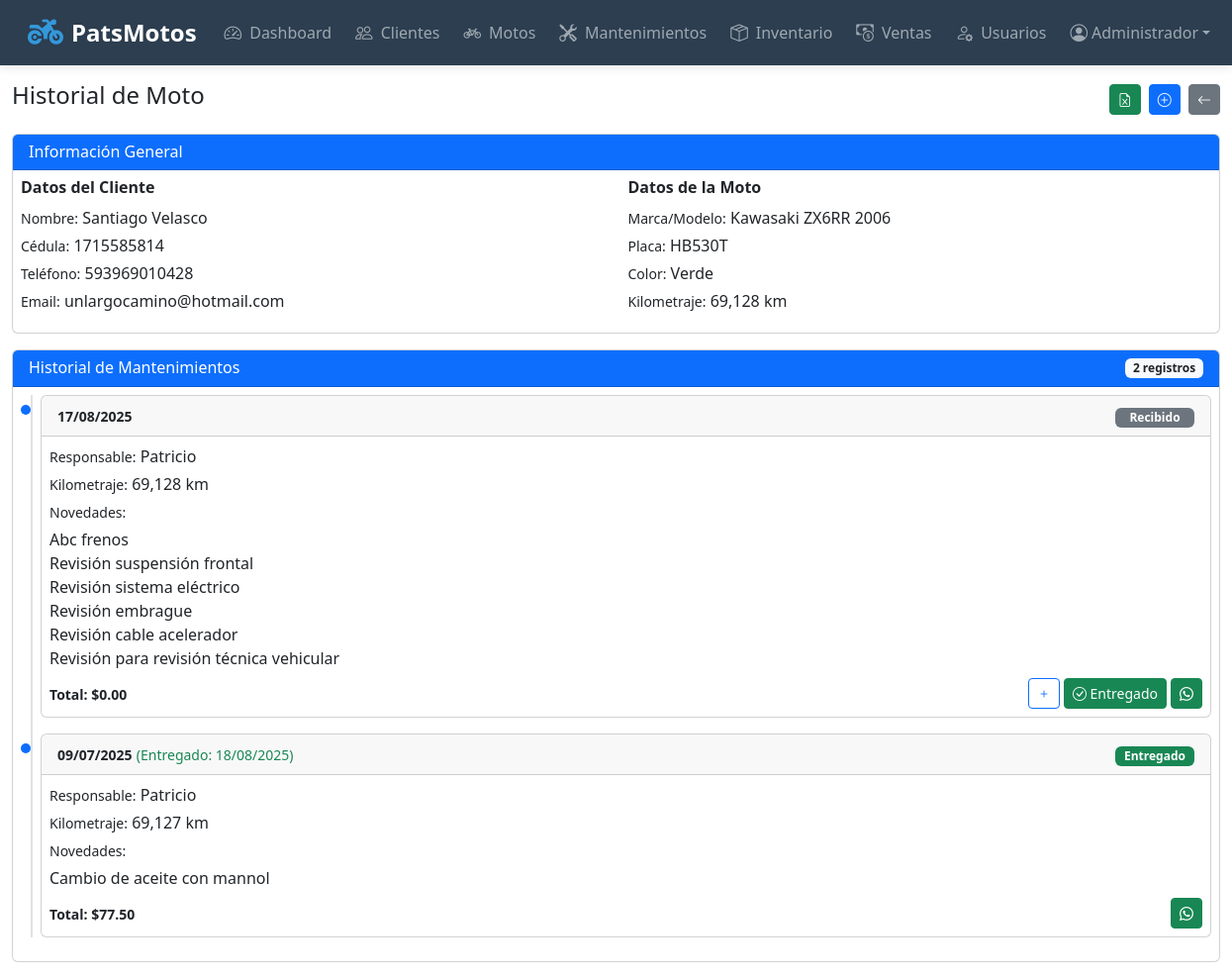
Page /historial_moto.php?id=47 (signed in) on the committed database.
### tables this page shows
CREATE TABLE `motos` (
  `id` int(11) NOT NULL,
  `cliente_id` int(11) NOT NULL,
  `marca` varchar(50) NOT NULL,
  `modelo` varchar(50) NOT NULL,
  `placa` varchar(20) DEFAULT NULL,
  `serie` varchar(50) DEFAULT NULL,
  `color` varchar(30) DEFAULT NULL,
  `kilometraje` int(11) DEFAULT NULL,
  `fecha_registro` timestamp NULL DEFAULT current_timestamp(),
  `proximo_cambio_aceite` int(11) DEFAULT NULL,
  `fecha_ultimo_cambio` date DEFAULT NULL,
  `ultimo_cambio_aceite` int(11) DEFAULT NULL
);

CREATE TABLE `clientes` (
  `id` int(11) NOT NULL,
  `nombres` varchar(100) NOT NULL,
  `cedula` varchar(20) NOT NULL,
  `telefono` varchar(20) DEFAULT NULL,
  `email` varchar(100) DEFAULT NULL,
  `direccion` text DEFAULT NULL,
  `fecha_registro` timestamp NULL DEFAULT current_timestamp()
);

CREATE TABLE `mantenimientos` (
  `id` int(11) NOT NULL,
  `moto_id` int(11) NOT NULL,
  `tipo` varchar(255) DEFAULT 'general',
  `fecha_ingreso` timestamp NULL DEFAULT current_timestamp(),
  `fecha_entrega_estimada` date DEFAULT NULL,
  `fecha_entrega_real` datetime DEFAULT NULL,
  `novedades` text DEFAULT NULL,
  `estado` enum('recibido','en_proceso','terminado','entregado') DEFAULT 'recibido',
  `tipo_mantenimiento` varchar(50) DEFAULT NULL,
  `responsable_id` int(11) DEFAULT NULL,
  `kilometraje_actual` int(11) DEFAULT NULL,
  `costo` decimal(10,2) DEFAULT 0.00
);

CREATE TABLE `usuarios` (
  `id` int(11) NOT NULL,
  `nombre` varchar(100) NOT NULL,
  `email` varchar(100) NOT NULL,
  `password` varchar(255) NOT NULL,
  `rol` enum('administrador','empleado') NOT NULL,
  `fecha_registro` timestamp NULL DEFAULT current_timestamp(),
  `ultimo_login` timestamp NULL DEFAULT NULL,
  `activo` tinyint(1) DEFAULT 1
);

### historial_moto.php (the view, shortened to what this page needs)
<?php
require_once 'config.php';
$por_pagina = 10;
$pagina = isset($_GET['pagina']) ? max(1, intval($_GET['pagina'])) : 1;
$offset = ($pagina - 1) * $por_pagina;
$moto_id = isset($_GET['id']) ? intval($_GET['id']) : 0;
$stmt = $conn->prepare("SELECT m.*, c.nombres as cliente_nombre, c.cedula, c.telefono, c.email
                       FROM motos m
                       JOIN clientes c ON m.cliente_id = c.id
                       WHERE m.id = ?");
$stmt->execute([$moto_id]);
$moto = $stmt->fetch(PDO::FETCH_ASSOC);
$query = "SELECT SQL_CALC_FOUND_ROWS m.*, u.nombre as responsable
          FROM mantenimientos m
          LEFT JOIN usuarios u ON m.responsable_id = u.id
          WHERE m.moto_id = :moto_id
          ORDER BY m.fecha_ingreso DESC
          LIMIT :limit OFFSET :offset";
$stmt = $conn->prepare($query);
$stmt->bindValue(':moto_id', $moto_id, PDO::PARAM_INT);
$stmt->bindValue(':limit', $por_pagina, PDO::PARAM_INT);
$stmt->bindValue(':offset', $offset, PDO::PARAM_INT);
$stmt->execute();
$mantenimientos = $stmt->fetchAll(PDO::FETCH_ASSOC);
$total_registros = $conn->query("SELECT FOUND_ROWS()")->fetchColumn();
?>
<!DOCTYPE html>
<html lang="es">
<head>
    <link href="https://cdn.jsdelivr.net/npm/bootstrap@5.3.0/dist/css/bootstrap.min.css" rel="stylesheet">
    <link href="https://cdn.jsdelivr.net/npm/bootstrap-icons@1.10.0/font/bootstrap-icons.css" rel="stylesheet">
    <link href="https://cdn.jsdelivr.net/npm/select2@4.1.0-rc.0/dist/css/select2.min.css" rel="stylesheet" />
</head>
<body>
    <?php include 'navbar.php'; ?>
    <div class="container-fluid mt-3">
        <div class="d-flex justify-content-between align-items-center mb-3">
            <h2 class="h4">Historial de Moto</h2>
            <div>
                <button class="btn btn-success btn-sm me-1" data-bs-toggle="modal" data-bs-target="#exportModal">
                    <i class="bi bi-file-earmark-excel"></i>
                </button>
                <a href="agregar_mantenimiento.php?moto_id=<?php echo $moto_id; ?>" class="btn btn-primary btn-sm me-1">
                    <i class="bi bi-plus-circle"></i>
                </a>
                <a href="motos.php" class="btn btn-secondary btn-sm">
                    <i class="bi bi-arrow-left"></i>
                </a>
            </div>
        </div>
        <div class="card mb-3">
            <div class="card-header bg-primary text-white py-2">
                <h5 class="mb-0 h6">Información General</h5>
            </div>
            <div class="card-body p-2">
                <div class="row">
                    <div class="col-12 col-md-6 mb-2">
                        <h6 class="fw-bold">Datos del Cliente</h6>
                        <p class="mb-1"><small>Nombre:</small> <?php echo htmlspecialchars($moto['cliente_nombre']); ?></p>
                        <p class="mb-1"><small>Cédula:</small> <?php echo htmlspecialchars($moto['cedula']); ?></p>
                        <p class="mb-1"><small>Teléfono:</small> <?php echo htmlspecialchars($moto['telefono']); ?></p>
                        <p class="mb-1"><small>Email:</small> <?php echo htmlspecialchars($moto['email']); ?></p>
                    </div>
                    <div class="col-12 col-md-6">
                        <h6 class="fw-bold">Datos de la Moto</h6>
                        <p class="mb-1"><small>Marca/Modelo:</small> <?php echo htmlspecialchars($moto['marca'] . ' ' . $moto['modelo']); ?></p>
                        <p class="mb-1"><small>Placa:</small> <?php echo htmlspecialchars($moto['placa']); ?></p>
                        <p class="mb-1"><small>Color:</small> <?php echo htmlspecialchars($moto['color']); ?></p>
                        <p class="mb-1"><small>Kilometraje:</small> <?php echo number_format($moto['kilometraje'], 0); ?> km</p>
                    </div>
                </div>
            </div>
        </div>
        <div class="card mb-3">
            <div class="card-header bg-primary text-white py-2">
                <div class="d-flex justify-content-between align-items-center">
                    <h5 class="mb-0 h6">Historial de Mantenimientos</h5>
                    <span class="badge bg-light text-dark"><?php echo $total_registros; ?> registros</span>
                </div>
            </div>
            <div class="card-body p-2">
                <?php if (empty($mantenimientos)): ?>
                    <div class="alert alert-info py-2">No hay mantenimientos registrados</div>
                <?php else: ?>
                    <div class="timeline">
                        <?php foreach ($mantenimientos as $mantenimiento): ?>
                            <div class="timeline-item mb-3">
                                <div class="card">
                                    <div class="card-header py-2" data-bs-toggle="collapse" data-bs-target="#mantenimiento-<?php echo $mantenimiento['id']; ?>">
                                        <div class="d-flex justify-content-between align-items-center">
                                            <div>
                                                <small class="fw-bold"><?php echo date('d/m/Y', strtotime($mantenimiento['fecha_ingreso'])); ?></small>
                                                <?php if ($mantenimiento['fecha_entrega_real']): ?>
                                                    <small class="text-success">(Entregado: <?php echo date('d/m/Y', strtotime($mantenimiento['fecha_entrega_real'])); ?>)</small>
                                                <?php endif; ?>
                                            </div>
                                            <div>
                                                <span class="badge badge-estado bg-<?php
                                                    echo ($mantenimiento['estado'] === 'entregado' ? 'success' :
                                                        ($mantenimiento['estado'] === 'terminado' ? 'primary' :
                                                            ($mantenimiento['estado'] === 'en_proceso' ? 'warning text-dark' : 'secondary')
                                                        ));
                                                ?>">
                                                    <?php echo ucfirst(str_replace('_', ' ', $mantenimiento['estado'])); ?>
                                                </span>
                                            </div>
                                        </div>
                                    </div>
                                    <div class="collapse show" id="mantenimiento-<?php echo $mantenimiento['id']; ?>">
                                        <div class="card-body p-2">
                                            <p class="mb-1"><small>Responsable:</small> <?php echo htmlspecialchars($mantenimiento['responsable'] ?? 'No asignado'); ?></p>
                                            <?php if ($mantenimiento['kilometraje_actual']): ?>
                                                <p class="mb-1"><small>Kilometraje:</small> <?php echo number_format($mantenimiento['kilometraje_actual'], 0); ?> km</p>
                                            <?php endif; ?>
                                            <p class="mb-1"><small>Novedades:</small></p>
                                            <p class="mb-2"><?php echo nl2br(htmlspecialchars($mantenimiento['novedades'])); ?></p>
                                            <div class="d-flex justify-content-between align-items-center mt-2">
                                                <div>
                                                    <?php if (!empty($mantenimiento['costo'])): ?>
                                                        <small class="fw-bold">Total: $<?php echo number_format($mantenimiento['costo'], 2); ?></small>
                                                    <?php endif; ?>
                                                </div>
                                                <div class="d-flex">
                                                    <?php if ($mantenimiento['estado'] !== 'entregado'): ?>
                                                        <button class="btn btn-sm btn-outline-primary me-1"
                                                                data-bs-toggle="modal"
                                                                data-bs-target="#agregarVentaModal"
                                                                data-mantenimiento-id="<?php echo $mantenimiento['id']; ?>">
                                                            <i class="bi bi-plus"></i>
                                                        </button>
                                                        <form method="POST" style="display:inline;">
                                                            <button type="submit" class="btn btn-sm btn-success me-1" onclick="return confirm('¿Marcar este mantenimiento como entregado?')">
                                                                <i class="bi bi-check-circle"></i> Entregado
                                                            </button>
                                                        </form>
                                                    <?php endif; ?>
                                                    <?php if (!empty($moto['telefono'])): ?>
                                                        <?php
                                                        $mensaje = "Estimado cliente,\n\n";
                                                        $mensaje .= "Detalles del mantenimiento realizado el " . date('d/m/Y', strtotime($mantenimiento['fecha_ingreso'])) . ":\n";
                                                        $mensaje .= "Moto: " . $moto['marca'] . " " . $moto['modelo'] . " (Placa: " . $moto['placa'] . ")\n";
                                                        if (!empty($mantenimiento['kilometraje_actual'])) {
                                                            $mensaje .= "Kilometraje: " . number_format($mantenimiento['kilometraje_actual'], 0) . " km\n";
                                                        }
                                                        $mensaje .= "Trabajos realizados:\n" . $mantenimiento['novedades'] . "\n\n";
                                                        $mensaje .= "\nGracias por confiar en nuestro taller.";
                                                        $telefono = preg_replace('/[^0-9]/', '', $moto['telefono']);
                                                        $url_whatsapp = "https://wa.me/$telefono?text=" . urlencode($mensaje);
                                                        ?>
                                                        <a href="<?php echo $url_whatsapp; ?>" class="btn btn-sm btn-success" target="_blank">
                                                            <i class="bi bi-whatsapp"></i>
                                                        </a>
                                                    <?php endif; ?>
                                                </div>
                                            </div>
                                        </div>
                                    </div>
                                </div>
                            </div>
                        <?php endforeach; ?>
                    </div>
                <?php endif; ?>
            </div>
        </div>
    </div>
</body>
</html>

### historial_moto.php (style rules this page uses)
body { font-size: 14px; }
.card-header { padding: 0.75rem 1rem; }
.timeline { position: relative; padding-left: 20px; }
.timeline::before { content: ''; position: absolute; top: 0; bottom: 0; left: 10px; width: 2px; background-color: #dee2e6; }
.timeline-item { position: relative; margin-bottom: 1.5rem; }
.timeline-item::before { content: ''; position: absolute; top: 10px; left: -20px; width: 10px; height: 10px; background-color: #0d6efd; border-radius: 50%; }
.badge-estado { min-width: 80px; font-size: 0.75rem; }

### navbar.php (style rules this page uses)
:root { --navbar-bg: #2c3e50; --navbar-hover: #34495e; --primary-accent: #3498db; --badge-color: #e74c3c; }

### rows in the picture
motos: cliente.nombres "Santiago Velasco", cliente.cedula "1715585814", cliente.telefono "593969010428", cliente.email "unlargocamino@hotmail.com", marca+modelo "Kawasaki ZX6RR 2006", placa "HB530T", color "Verde", kilometraje "69,128"
mantenimientos: fecha_ingreso "17/08/2025", estado "Recibido", responsable.nombre "Patricio", kilometraje_actual "69,128", novedades "Abc frenos Revisión suspensión frontal Revisión sistema eléctrico Revisión embrague Revisión cable acelerador Revisión para revisión técnica vehicular", costo "0.00"
mantenimientos: fecha_ingreso "09/07/2025", fecha_entrega_real "18/08/2025", estado "Entregado", responsable.nombre "Patricio", kilometraje_actual "69,127", novedades "Cambio de aceite con mannol", costo "77.50"

### other values in the picture
$item['title'] "Dashboard"
$item['title'] "Clientes"
$item['title'] "Motos"
$item['title'] "Mantenimientos"
$item['title'] "Inventario"
$item['title'] "Ventas"
$item['title'] "Usuarios"
$userName "Administrador"
$total_registros "2"
